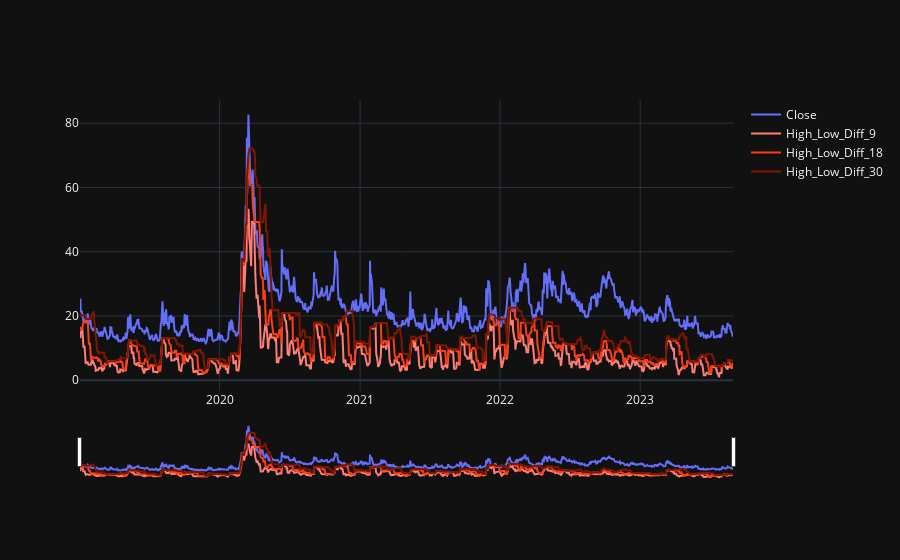

Here is the notebook cell this chart was saved with:
### Code cell
viz_df_8 = OHLC_df.copy(deep=True)
viz_df_8 = viz_df_8.merge(high_low_diff_indicators_df, on='Date', how='left')
viz_df_8 = viz_df_8[viz_df_8['Date'] >= '2019-01-01']

traces = [go.Scatter(x=viz_df_8['Date'], y=viz_df_8['Close'], line=dict(color=  'Light Blue', width=2), name='Close'),
          go.Scatter(x=viz_df_8['Date'], y=viz_df_8['High_Low_Diff_9'], line=dict(color=  '#FF7F77', width=2), name='High_Low_Diff_9'),
          go.Scatter(x=viz_df_8['Date'], y=viz_df_8['High_Low_Diff_18'], line=dict(color= '#FF3D13', width=2), name='High_Low_Diff_18'),
          go.Scatter(x=viz_df_8['Date'], y=viz_df_8['High_Low_Diff_30'], line=dict(color= '#7F1600', width=2), name='High_Low_Diff_30')
                ]

fig = go.Figure(data=traces)
fig.update_layout(xaxis_rangeslider_visible=True)
fig.show()




[f'High_Low_Diff_{timeperiod}']

### Figure 1 — Plotly figure (JSON) as saved in the notebook; plotly's stock layout.template omitted (floating-point values rounded to 4 significant figures; data arrays with more than 128 entries replaced by an {"elided": "..."} marker saying what was removed)
{"data": [{"line": {"color": "Light Blue", "width": 2}, "name": "Close", "type": "scatter", "x": {"elided": "1175 str values"}, "y": {"elided": "1175 float values"}}, {"line": {"color": "#FF7F77", "width": 2}, "name": "High_Low_Diff_9", "type": "scatter", "x": {"elided": "1175 str values"}, "y": {"elided": "1175 float values"}}, {"line": {"color": "#FF3D13", "width": 2}, "name": "High_Low_Diff_18", "type": "scatter", "x": {"elided": "1175 str values"}, "y": {"elided": "1175 float values"}}, {"line": {"color": "#7F1600", "width": 2}, "name": "High_Low_Diff_30", "type": "scatter", "x": {"elided": "1175 str values"}, "y": {"elided": "1175 float values"}}], "layout": {"xaxis": {"rangeslider": {"visible": true}}}}
